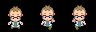

Tiled map render using the project's own tile images. Description and the whole map definition, tile-layer contents included, below:
An orthogonal 3x1 tile map with 32x32 px tiles, 1 tile layer (Tile Layer 1).

<map version="1.0" tiledversion="1.0.2" orientation="orthogonal" renderorder="left-down" width="3" height="1" tilewidth="32" tileheight="32" nextobjectid="1">
 <tileset firstgid="1" source="npc/lab_tech_01.tsx" />
 <layer name="Tile Layer 1" width="3" height="1">
  <data encoding="csv">
6,9,12
</data>
 </layer>
</map>